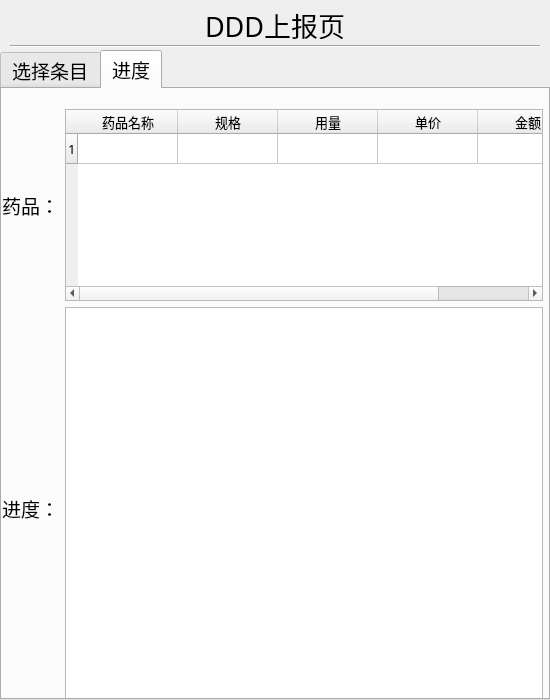
<?xml version="1.0" encoding="UTF-8"?>
<ui version="4.0">
 <class>MainWindow</class>
 <widget class="QWidget" name="MainWindow">
  <property name="geometry">
   <rect>
    <x>0</x>
    <y>0</y>
    <width>550</width>
    <height>700</height>
   </rect>
  </property>
  <property name="font">
   <font>
    <family>楷体</family>
    <pointsize>14</pointsize>
   </font>
  </property>
  <property name="windowTitle">
   <string>抗菌药物监测上报程序</string>
  </property>
  <widget class="QStackedWidget" name="stackedWidget">
   <property name="geometry">
    <rect>
     <x>0</x>
     <y>0</y>
     <width>550</width>
     <height>700</height>
    </rect>
   </property>
   <property name="font">
    <font>
     <family>楷体</family>
     <pointsize>14</pointsize>
    </font>
   </property>
   <property name="currentIndex">
    <number>2</number>
   </property>
   <widget class="QWidget" name="page_1">
    <widget class="QPushButton" name="file_btn">
     <property name="geometry">
      <rect>
       <x>400</x>
       <y>210</y>
       <width>100</width>
       <height>40</height>
      </rect>
     </property>
     <property name="font">
      <font>
       <family>楷体</family>
       <pointsize>14</pointsize>
       <weight>50</weight>
       <bold>false</bold>
      </font>
     </property>
     <property name="text">
      <string>浏览</string>
     </property>
    </widget>
    <widget class="QLabel" name="label_4">
     <property name="geometry">
      <rect>
       <x>50</x>
       <y>210</y>
       <width>221</width>
       <height>51</height>
      </rect>
     </property>
     <property name="font">
      <font>
       <family>楷体</family>
       <pointsize>14</pointsize>
       <weight>50</weight>
       <bold>false</bold>
      </font>
     </property>
     <property name="text">
      <string>加载Excel文件：</string>
     </property>
    </widget>
    <widget class="QTextEdit" name="file_path_text">
     <property name="geometry">
      <rect>
       <x>50</x>
       <y>260</y>
       <width>451</width>
       <height>61</height>
      </rect>
     </property>
     <property name="font">
      <font>
       <family>楷体</family>
       <pointsize>14</pointsize>
       <weight>50</weight>
       <bold>false</bold>
      </font>
     </property>
     <property name="toolTip">
      <string>&lt;html&gt;&lt;head/&gt;&lt;body&gt;&lt;p&gt;请选择待上报的Excel文件&lt;/p&gt;&lt;/body&gt;&lt;/html&gt;</string>
     </property>
    </widget>
    <widget class="QLabel" name="label_6">
     <property name="enabled">
      <bool>true</bool>
     </property>
     <property name="geometry">
      <rect>
       <x>50</x>
       <y>380</y>
       <width>221</width>
       <height>51</height>
      </rect>
     </property>
     <property name="font">
      <font>
       <family>楷体</family>
       <pointsize>14</pointsize>
       <weight>50</weight>
       <bold>false</bold>
      </font>
     </property>
     <property name="text">
      <string>请选择处方信息页：</string>
     </property>
    </widget>
    <widget class="QLabel" name="label_7">
     <property name="enabled">
      <bool>true</bool>
     </property>
     <property name="geometry">
      <rect>
       <x>50</x>
       <y>430</y>
       <width>221</width>
       <height>51</height>
      </rect>
     </property>
     <property name="font">
      <font>
       <family>楷体</family>
       <pointsize>14</pointsize>
       <weight>50</weight>
       <bold>false</bold>
      </font>
     </property>
     <property name="text">
      <string>请选择药品信息页：</string>
     </property>
    </widget>
    <widget class="QPushButton" name="start_btn">
     <property name="geometry">
      <rect>
       <x>350</x>
       <y>580</y>
       <width>150</width>
       <height>60</height>
      </rect>
     </property>
     <property name="font">
      <font>
       <family>楷体</family>
       <pointsize>14</pointsize>
       <weight>50</weight>
       <bold>false</bold>
      </font>
     </property>
     <property name="text">
      <string>开始填报</string>
     </property>
    </widget>
    <widget class="QPushButton" name="exit_btn">
     <property name="geometry">
      <rect>
       <x>60</x>
       <y>580</y>
       <width>150</width>
       <height>60</height>
      </rect>
     </property>
     <property name="font">
      <font>
       <family>楷体</family>
       <pointsize>14</pointsize>
       <weight>50</weight>
       <bold>false</bold>
      </font>
     </property>
     <property name="text">
      <string>退出程序</string>
     </property>
    </widget>
    <widget class="QLabel" name="label_5">
     <property name="geometry">
      <rect>
       <x>50</x>
       <y>90</y>
       <width>221</width>
       <height>51</height>
      </rect>
     </property>
     <property name="font">
      <font>
       <family>楷体</family>
       <pointsize>14</pointsize>
       <weight>50</weight>
       <bold>false</bold>
      </font>
     </property>
     <property name="text">
      <string>选择上报类型：</string>
     </property>
    </widget>
    <widget class="QComboBox" name="data_type">
     <property name="geometry">
      <rect>
       <x>220</x>
       <y>100</y>
       <width>121</width>
       <height>31</height>
      </rect>
     </property>
     <item>
      <property name="text">
       <string>点击选择</string>
      </property>
     </item>
     <item>
      <property name="text">
       <string>门诊处方</string>
      </property>
     </item>
     <item>
      <property name="text">
       <string>急诊处方</string>
      </property>
     </item>
     <item>
      <property name="text">
       <string>DDD</string>
      </property>
     </item>
    </widget>
    <widget class="QLabel" name="label_8">
     <property name="enabled">
      <bool>true</bool>
     </property>
     <property name="geometry">
      <rect>
       <x>50</x>
       <y>480</y>
       <width>221</width>
       <height>51</height>
      </rect>
     </property>
     <property name="font">
      <font>
       <family>楷体</family>
       <pointsize>14</pointsize>
       <weight>50</weight>
       <bold>false</bold>
      </font>
     </property>
     <property name="text">
      <string>请选择 DDD信息页：</string>
     </property>
    </widget>
    <widget class="QComboBox" name="presc_sheet">
     <property name="geometry">
      <rect>
       <x>250</x>
       <y>390</y>
       <width>121</width>
       <height>31</height>
      </rect>
     </property>
     <item>
      <property name="text">
       <string>Sheet1</string>
      </property>
     </item>
     <item>
      <property name="text">
       <string>Sheet2</string>
      </property>
     </item>
     <item>
      <property name="text">
       <string>Sheet3</string>
      </property>
     </item>
     <item>
      <property name="text">
       <string>Sheet4</string>
      </property>
     </item>
     <item>
      <property name="text">
       <string>Sheet5</string>
      </property>
     </item>
    </widget>
    <widget class="QComboBox" name="drug_sheet">
     <property name="geometry">
      <rect>
       <x>250</x>
       <y>440</y>
       <width>121</width>
       <height>31</height>
      </rect>
     </property>
     <item>
      <property name="text">
       <string>Sheet1</string>
      </property>
     </item>
     <item>
      <property name="text">
       <string>Sheet2</string>
      </property>
     </item>
     <item>
      <property name="text">
       <string>Sheet3</string>
      </property>
     </item>
     <item>
      <property name="text">
       <string>Sheet4</string>
      </property>
     </item>
     <item>
      <property name="text">
       <string>Sheet5</string>
      </property>
     </item>
    </widget>
    <widget class="QComboBox" name="ddd_sheet">
     <property name="enabled">
      <bool>true</bool>
     </property>
     <property name="geometry">
      <rect>
       <x>250</x>
       <y>490</y>
       <width>121</width>
       <height>31</height>
      </rect>
     </property>
     <item>
      <property name="text">
       <string>Sheet1</string>
      </property>
     </item>
     <item>
      <property name="text">
       <string>Sheet2</string>
      </property>
     </item>
     <item>
      <property name="text">
       <string>Sheet3</string>
      </property>
     </item>
     <item>
      <property name="text">
       <string>Sheet4</string>
      </property>
     </item>
     <item>
      <property name="text">
       <string>Sheet5</string>
      </property>
     </item>
    </widget>
    <widget class="QWidget" name="layoutWidget">
     <property name="geometry">
      <rect>
       <x>10</x>
       <y>10</y>
       <width>530</width>
       <height>29</height>
      </rect>
     </property>
     <layout class="QHBoxLayout" name="horizontalLayout_4">
      <item>
       <spacer name="horizontalSpacer_3">
        <property name="orientation">
         <enum>Qt::Horizontal</enum>
        </property>
        <property name="sizeHint" stdset="0">
         <size>
          <width>40</width>
          <height>20</height>
         </size>
        </property>
       </spacer>
      </item>
      <item>
       <widget class="QLabel" name="label_9">
        <property name="font">
         <font>
          <family>楷体</family>
          <pointsize>20</pointsize>
         </font>
        </property>
        <property name="text">
         <string>首页</string>
        </property>
       </widget>
      </item>
      <item>
       <spacer name="horizontalSpacer_4">
        <property name="orientation">
         <enum>Qt::Horizontal</enum>
        </property>
        <property name="sizeHint" stdset="0">
         <size>
          <width>40</width>
          <height>20</height>
         </size>
        </property>
       </spacer>
      </item>
     </layout>
    </widget>
    <widget class="Line" name="line_2">
     <property name="geometry">
      <rect>
       <x>10</x>
       <y>50</y>
       <width>530</width>
       <height>3</height>
      </rect>
     </property>
     <property name="orientation">
      <enum>Qt::Horizontal</enum>
     </property>
    </widget>
   </widget>
   <widget class="QWidget" name="page_2">
    <property name="font">
     <font>
      <family>楷体</family>
      <pointsize>14</pointsize>
     </font>
    </property>
    <widget class="QFrame" name="frame">
     <property name="geometry">
      <rect>
       <x>0</x>
       <y>0</y>
       <width>550</width>
       <height>700</height>
      </rect>
     </property>
     <property name="frameShape">
      <enum>QFrame::StyledPanel</enum>
     </property>
     <property name="frameShadow">
      <enum>QFrame::Raised</enum>
     </property>
     <layout class="QVBoxLayout" name="verticalLayout" stretch="0,0,0,0,1,2,3">
      <item>
       <layout class="QHBoxLayout" name="horizontalLayout_3">
        <item>
         <spacer name="horizontalSpacer">
          <property name="orientation">
           <enum>Qt::Horizontal</enum>
          </property>
          <property name="sizeHint" stdset="0">
           <size>
            <width>40</width>
            <height>20</height>
           </size>
          </property>
         </spacer>
        </item>
        <item>
         <widget class="QLabel" name="label_3">
          <property name="font">
           <font>
            <family>楷体</family>
            <pointsize>20</pointsize>
           </font>
          </property>
          <property name="text">
           <string>处方上报页</string>
          </property>
         </widget>
        </item>
        <item>
         <spacer name="horizontalSpacer_2">
          <property name="orientation">
           <enum>Qt::Horizontal</enum>
          </property>
          <property name="sizeHint" stdset="0">
           <size>
            <width>40</width>
            <height>20</height>
           </size>
          </property>
         </spacer>
        </item>
       </layout>
      </item>
      <item>
       <widget class="Line" name="line">
        <property name="orientation">
         <enum>Qt::Horizontal</enum>
        </property>
       </widget>
      </item>
      <item>
       <layout class="QHBoxLayout" name="horizontalLayout_2" stretch="10,20,10,44">
        <item>
         <widget class="QLabel" name="label_id">
          <property name="text">
           <string>处方ID：</string>
          </property>
         </widget>
        </item>
        <item>
         <widget class="QLineEdit" name="id"/>
        </item>
        <item>
         <widget class="QLabel" name="label_22">
          <property name="text">
           <string>科室：</string>
          </property>
         </widget>
        </item>
        <item>
         <widget class="QLineEdit" name="dep"/>
        </item>
       </layout>
      </item>
      <item>
       <layout class="QHBoxLayout" name="horizontalLayout_9">
        <item>
         <widget class="QLabel" name="label_16">
          <property name="sizePolicy">
           <sizepolicy hsizetype="Fixed" vsizetype="Preferred">
            <horstretch>0</horstretch>
            <verstretch>0</verstretch>
           </sizepolicy>
          </property>
          <property name="text">
           <string>姓名：</string>
          </property>
         </widget>
        </item>
        <item>
         <widget class="QLineEdit" name="name">
          <property name="sizePolicy">
           <sizepolicy hsizetype="Fixed" vsizetype="Fixed">
            <horstretch>0</horstretch>
            <verstretch>0</verstretch>
           </sizepolicy>
          </property>
         </widget>
        </item>
        <item>
         <widget class="QLabel" name="label_17">
          <property name="sizePolicy">
           <sizepolicy hsizetype="Fixed" vsizetype="Preferred">
            <horstretch>0</horstretch>
            <verstretch>0</verstretch>
           </sizepolicy>
          </property>
          <property name="text">
           <string>年龄：</string>
          </property>
         </widget>
        </item>
        <item>
         <widget class="QLineEdit" name="age">
          <property name="sizePolicy">
           <sizepolicy hsizetype="Fixed" vsizetype="Fixed">
            <horstretch>0</horstretch>
            <verstretch>0</verstretch>
           </sizepolicy>
          </property>
         </widget>
        </item>
        <item>
         <widget class="QLabel" name="label_18">
          <property name="sizePolicy">
           <sizepolicy hsizetype="Fixed" vsizetype="Preferred">
            <horstretch>0</horstretch>
            <verstretch>0</verstretch>
           </sizepolicy>
          </property>
          <property name="text">
           <string>性别：</string>
          </property>
         </widget>
        </item>
        <item>
         <widget class="QComboBox" name="gender">
          <property name="sizePolicy">
           <sizepolicy hsizetype="Fixed" vsizetype="Fixed">
            <horstretch>0</horstretch>
            <verstretch>0</verstretch>
           </sizepolicy>
          </property>
          <item>
           <property name="text">
            <string>男</string>
           </property>
          </item>
          <item>
           <property name="text">
            <string>女</string>
           </property>
          </item>
         </widget>
        </item>
       </layout>
      </item>
      <item>
       <layout class="QHBoxLayout" name="horizontalLayout_10">
        <property name="spacing">
         <number>3</number>
        </property>
        <item>
         <widget class="QLabel" name="label_19">
          <property name="text">
           <string>诊断：</string>
          </property>
         </widget>
        </item>
        <item alignment="Qt::AlignBottom">
         <widget class="QTextEdit" name="diagnosis"/>
        </item>
       </layout>
      </item>
      <item>
       <layout class="QHBoxLayout" name="horizontalLayout_11">
        <item>
         <widget class="QLabel" name="label_20">
          <property name="sizePolicy">
           <sizepolicy hsizetype="Preferred" vsizetype="Preferred">
            <horstretch>0</horstretch>
            <verstretch>0</verstretch>
           </sizepolicy>
          </property>
          <property name="text">
           <string>用药：</string>
          </property>
         </widget>
        </item>
        <item>
         <widget class="QTableWidget" name="drug_info">
          <property name="sizePolicy">
           <sizepolicy hsizetype="Expanding" vsizetype="Fixed">
            <horstretch>0</horstretch>
            <verstretch>0</verstretch>
           </sizepolicy>
          </property>
          <property name="font">
           <font>
            <family>宋体</family>
            <pointsize>10</pointsize>
           </font>
          </property>
          <property name="layoutDirection">
           <enum>Qt::LeftToRight</enum>
          </property>
          <property name="rowCount">
           <number>5</number>
          </property>
          <property name="columnCount">
           <number>7</number>
          </property>
          <row/>
          <row/>
          <row/>
          <row/>
          <row/>
          <column>
           <property name="text">
            <string>药品名称</string>
           </property>
          </column>
          <column>
           <property name="text">
            <string>规格</string>
           </property>
          </column>
          <column>
           <property name="text">
            <string>用法</string>
           </property>
          </column>
          <column>
           <property name="text">
            <string>剂量</string>
           </property>
          </column>
          <column>
           <property name="text">
            <string>频率</string>
           </property>
          </column>
          <column>
           <property name="text">
            <string>数量</string>
           </property>
          </column>
          <column>
           <property name="text">
            <string>金额</string>
           </property>
          </column>
         </widget>
        </item>
       </layout>
      </item>
      <item>
       <layout class="QHBoxLayout" name="horizontalLayout">
        <item>
         <widget class="QLabel" name="label">
          <property name="text">
           <string>进度：</string>
          </property>
         </widget>
        </item>
        <item>
         <widget class="QTextBrowser" name="progress"/>
        </item>
       </layout>
      </item>
     </layout>
    </widget>
   </widget>
   <widget class="QWidget" name="page_3">
    <widget class="QWidget" name="layoutWidget_2">
     <property name="geometry">
      <rect>
       <x>10</x>
       <y>10</y>
       <width>530</width>
       <height>29</height>
      </rect>
     </property>
     <layout class="QHBoxLayout" name="horizontalLayout_5">
      <item>
       <spacer name="horizontalSpacer_5">
        <property name="orientation">
         <enum>Qt::Horizontal</enum>
        </property>
        <property name="sizeHint" stdset="0">
         <size>
          <width>40</width>
          <height>20</height>
         </size>
        </property>
       </spacer>
      </item>
      <item>
       <widget class="QLabel" name="label_10">
        <property name="font">
         <font>
          <family>楷体</family>
          <pointsize>20</pointsize>
         </font>
        </property>
        <property name="text">
         <string>DDD上报页</string>
        </property>
       </widget>
      </item>
      <item>
       <spacer name="horizontalSpacer_6">
        <property name="orientation">
         <enum>Qt::Horizontal</enum>
        </property>
        <property name="sizeHint" stdset="0">
         <size>
          <width>40</width>
          <height>20</height>
         </size>
        </property>
       </spacer>
      </item>
     </layout>
    </widget>
    <widget class="Line" name="line_3">
     <property name="geometry">
      <rect>
       <x>10</x>
       <y>45</y>
       <width>530</width>
       <height>3</height>
      </rect>
     </property>
     <property name="orientation">
      <enum>Qt::Horizontal</enum>
     </property>
    </widget>
    <widget class="QTabWidget" name="tabWidget">
     <property name="geometry">
      <rect>
       <x>0</x>
       <y>50</y>
       <width>550</width>
       <height>650</height>
      </rect>
     </property>
     <property name="currentIndex">
      <number>1</number>
     </property>
     <widget class="QWidget" name="tab">
      <attribute name="title">
       <string>选择条目</string>
      </attribute>
      <widget class="QTableView" name="tableView">
       <property name="geometry">
        <rect>
         <x>0</x>
         <y>40</y>
         <width>450</width>
         <height>580</height>
        </rect>
       </property>
      </widget>
      <widget class="QLabel" name="label_11">
       <property name="geometry">
        <rect>
         <x>10</x>
         <y>20</y>
         <width>221</width>
         <height>16</height>
        </rect>
       </property>
       <property name="text">
        <string>请选择开始上报的条目：</string>
       </property>
      </widget>
      <widget class="QPushButton" name="btn_ok">
       <property name="geometry">
        <rect>
         <x>460</x>
         <y>120</y>
         <width>71</width>
         <height>41</height>
        </rect>
       </property>
       <property name="text">
        <string>确定</string>
       </property>
      </widget>
     </widget>
     <widget class="QWidget" name="tab_2">
      <attribute name="title">
       <string>进度</string>
      </attribute>
      <widget class="QWidget" name="layoutWidget">
       <property name="geometry">
        <rect>
         <x>0</x>
         <y>20</y>
         <width>541</width>
         <height>601</height>
        </rect>
       </property>
       <layout class="QVBoxLayout" name="verticalLayout_2">
        <item>
         <layout class="QHBoxLayout" name="horizontalLayout_6">
          <item>
           <widget class="QLabel" name="label_21">
            <property name="text">
             <string>药品：</string>
            </property>
           </widget>
          </item>
          <item>
           <widget class="QTableWidget" name="ddd_drug_info">
            <property name="sizePolicy">
             <sizepolicy hsizetype="Expanding" vsizetype="Fixed">
              <horstretch>0</horstretch>
              <verstretch>0</verstretch>
             </sizepolicy>
            </property>
            <property name="font">
             <font>
              <family>宋体</family>
              <pointsize>10</pointsize>
             </font>
            </property>
            <property name="layoutDirection">
             <enum>Qt::LeftToRight</enum>
            </property>
            <property name="rowCount">
             <number>1</number>
            </property>
            <property name="columnCount">
             <number>5</number>
            </property>
            <row/>
            <column>
             <property name="text">
              <string>药品名称</string>
             </property>
            </column>
            <column>
             <property name="text">
              <string>规格</string>
             </property>
            </column>
            <column>
             <property name="text">
              <string>用量</string>
             </property>
            </column>
            <column>
             <property name="text">
              <string>单价</string>
             </property>
            </column>
            <column>
             <property name="text">
              <string>金额</string>
             </property>
            </column>
           </widget>
          </item>
         </layout>
        </item>
        <item>
         <layout class="QHBoxLayout" name="horizontalLayout_7">
          <item>
           <widget class="QLabel" name="label_2">
            <property name="text">
             <string>进度：</string>
            </property>
           </widget>
          </item>
          <item>
           <widget class="QTextBrowser" name="ddd_progress_text"/>
          </item>
         </layout>
        </item>
       </layout>
      </widget>
     </widget>
    </widget>
   </widget>
  </widget>
 </widget>
 <resources/>
 <connections/>
</ui>
